Frame 1 (no input): blank canvas, image omitted
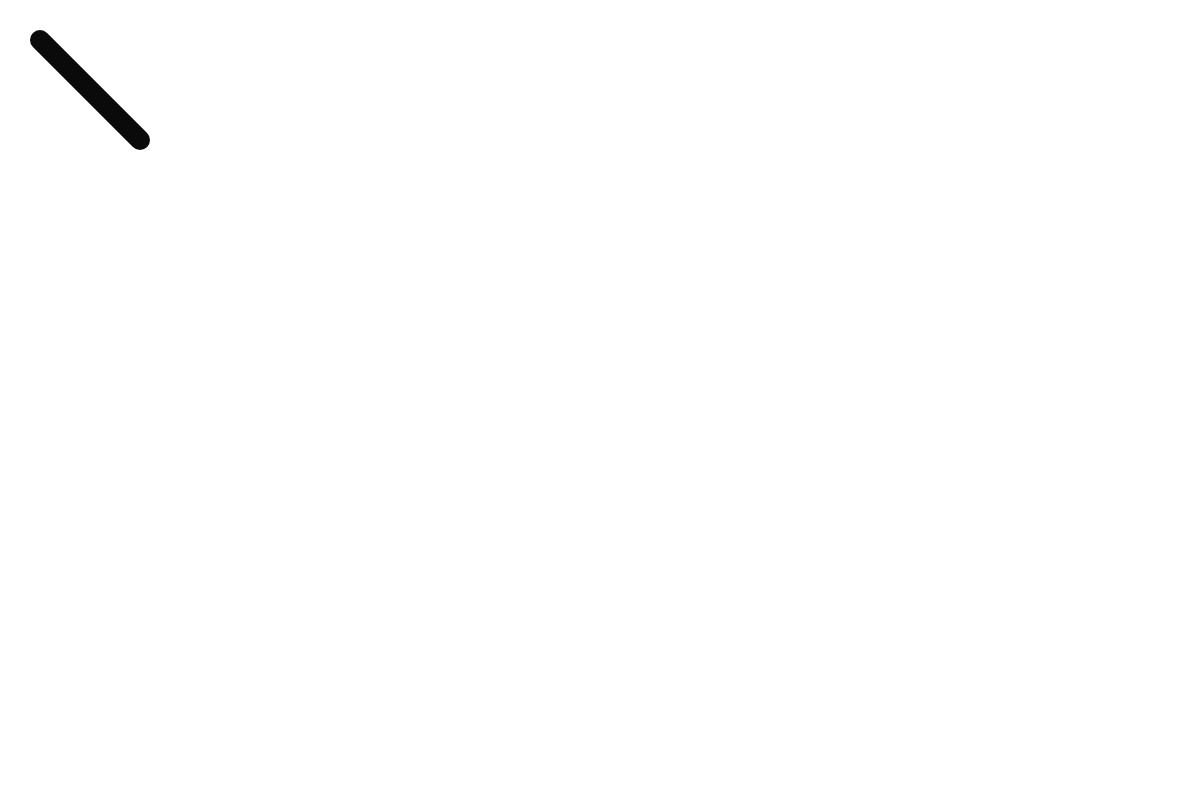
Frame 60 (no input)
Frame 120 (the mouse pressed at the canvas centre since frame 60): identical to frame 60, image omitted

The p5.js sketch that drew this single still picture (run headless with seeded random() and noise() and a simulated clock; from frame 60 on, the mouse is pressed at the canvas centre):

// p5.js sketch
// ── sketch.js
function setup() {
  createCanvas(1200, 800);
  background(255)
  
}

function draw() {
background(255)
line(40,40,140,140)
strokeWeight(20)
stroke(10)  
}
